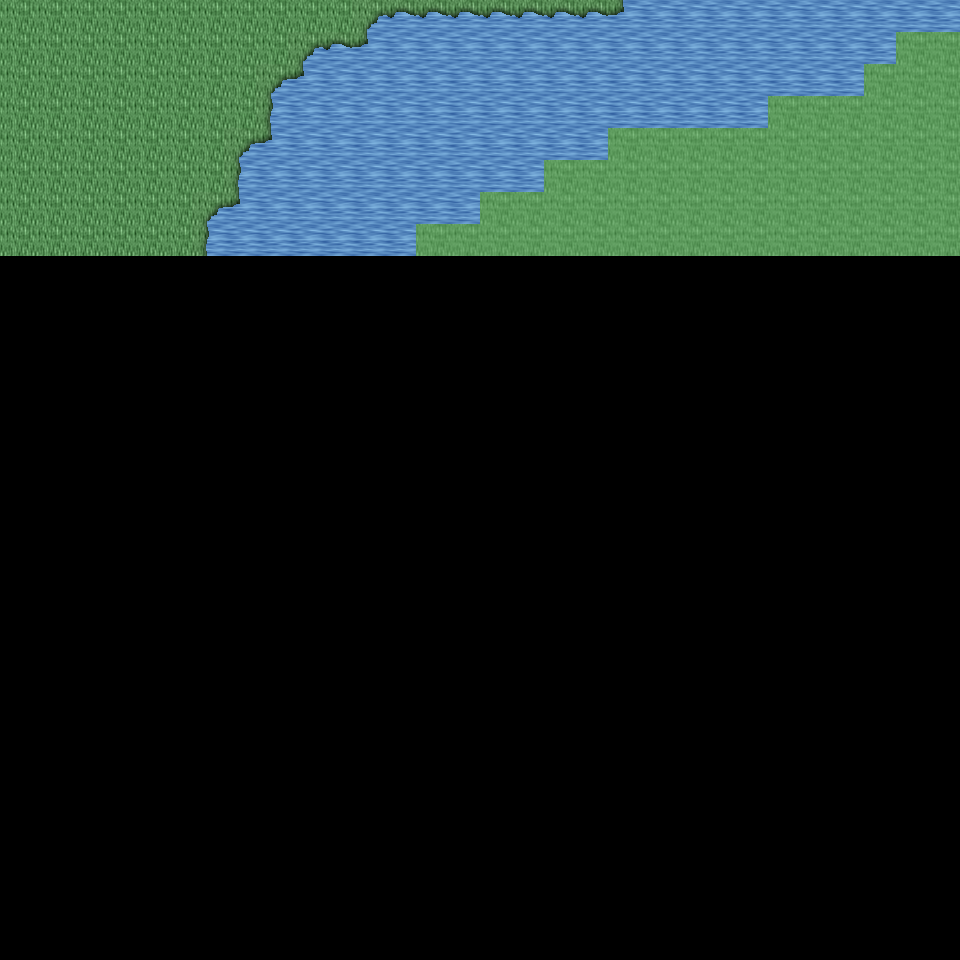

The image is a tile-based game level rendered from a .tmx file. Its description and source (layers, tilesets, objects; grid data summarised) follow:
An orthogonal 30x30 tile map with 32x32 px tiles, 6 tile layers (Ground, Object, Object2, Above, ...), 28 tilesets and 4 objects (4x mapExit).

<map version="1.0" orientation="orthogonal" renderorder="right-down" width="30" height="30" tilewidth="32" tileheight="32" nextobjectid="5">
  <tileset firstgid="1" name="tileset_ground_ground" tilewidth="32" tileheight="32" tilecount="33" columns="3">
    <image source="../drawable/tileset_ground_ground.png" width="96" height="352" />
  </tileset>
  <tileset firstgid="34" name="tileset_ground_water_pool" tilewidth="32" tileheight="32" tilecount="72" columns="3">
    <image source="../drawable/tileset_ground_water_pool.png" width="96" height="768" />
  </tileset>
  <tileset firstgid="106" name="tileset_plant_flower_daisy_red" tilewidth="32" tileheight="32" tilecount="8" columns="2">
    <image source="../drawable/tileset_plant_flower_daisy_red.png" width="64" height="128" />
  </tileset>
  <tileset firstgid="114" name="tileset_plant_flower_daisy_white" tilewidth="32" tileheight="32" tilecount="8" columns="2">
    <image source="../drawable/tileset_plant_flower_daisy_white.png" width="64" height="128" />
  </tileset>
  <tileset firstgid="122" name="tileset_plant_flower_daisy_yellow" tilewidth="32" tileheight="32" tilecount="8" columns="2">
    <image source="../drawable/tileset_plant_flower_daisy_yellow.png" width="64" height="128" />
  </tileset>
  <tileset firstgid="130" name="tileset_plant_flower_daisy_blue" tilewidth="32" tileheight="32" tilecount="8" columns="2">
    <image source="../drawable/tileset_plant_flower_daisy_blue.png" width="64" height="128" />
  </tileset>
  <tileset firstgid="138" name="tileset_plant_grasses" tilewidth="32" tileheight="32" tilecount="6" columns="3">
    <image source="../drawable/tileset_plant_grasses.png" width="96" height="64" />
  </tileset>
  <tileset firstgid="144" name="tileset_plant_tree_tree_darkgreen" tilewidth="32" tileheight="32" tilecount="88" columns="8">
    <image source="../drawable/tileset_plant_tree_tree_darkgreen.png" width="256" height="352" />
  </tileset>
  <tileset firstgid="232" name="tileset_ground_grass_edges" tilewidth="32" tileheight="32" tilecount="36" columns="12">
    <image source="../drawable/tileset_ground_grass_edges.png" width="384" height="96" />
  </tileset>
  <tileset firstgid="268" name="tileset_ground_grass_corners" tilewidth="32" tileheight="32" tilecount="24" columns="6">
    <image source="../drawable/tileset_ground_grass_corners.png" width="192" height="128" />
  </tileset>
  <tileset firstgid="292" name="tileset_furniture_table_long_side_on_pale" tilewidth="32" tileheight="32" tilecount="3" columns="3">
    <image source="../drawable/tileset_furniture_table_long_side_on_pale.png" width="96" height="32" />
  </tileset>
  <tileset firstgid="295" name="tileset_plant_stump_stump_brown" tilewidth="32" tileheight="32" tilecount="4" columns="2">
    <image source="../drawable/tileset_plant_stump_stump_brown.png" width="64" height="64" />
  </tileset>
  <tileset firstgid="299" name="tileset_item_sign_large" tilewidth="32" tileheight="32" tilecount="15" columns="5">
    <image source="../drawable/tileset_item_sign_large.png" width="160" height="96" />
  </tileset>
  <tileset firstgid="314" name="tileset_plant_stump_small_stump" tilewidth="32" tileheight="32" tilecount="4" columns="2">
    <image source="../drawable/tileset_plant_stump_small_stump.png" width="64" height="64" />
  </tileset>
  <tileset firstgid="318" name="tileset_building_wall_bricked_edges" tilewidth="32" tileheight="32" tilecount="25" columns="5">
    <image source="../drawable/tileset_building_wall_bricked_edges.png" width="160" height="160" />
  </tileset>
  <tileset firstgid="343" name="tileset_logic_creature_orc" tilewidth="32" tileheight="32" tilecount="6" columns="6">
    <image source="../drawable/tileset_logic_creature_orc.png" width="192" height="32" />
  </tileset>
  <tileset firstgid="349" name="tileset_logic_creature_animal" tilewidth="32" tileheight="32" tilecount="32" columns="8">
    <image source="../drawable/tileset_logic_creature_animal.png" width="256" height="128" />
  </tileset>
  <tileset firstgid="381" name="tileset_logic_item_resources" tilewidth="32" tileheight="32" tilecount="6" columns="6">
    <image source="../drawable/tileset_logic_item_resources.png" width="192" height="32" />
  </tileset>
  <tileset firstgid="387" name="tileset_logic_creature_golem" tilewidth="32" tileheight="32" tilecount="4" columns="4">
    <image source="../drawable/tileset_logic_creature_golem.png" width="128" height="32" />
  </tileset>
  <tileset firstgid="391" name="tileset_logic_collision" tilewidth="32" tileheight="32" tilecount="1" columns="1">
    <image source="../drawable/tileset_logic_collision.png" width="32" height="32" />
  </tileset>
  <tileset firstgid="392" name="tileset_object_boat" tilewidth="32" tileheight="32" tilecount="42" columns="6">
    <image source="../drawable/tileset_object_boat.png" width="192" height="224" />
  </tileset>
  <tileset firstgid="434" name="tileset_furniture_table_long_front_on_pale" tilewidth="32" tileheight="32" tilecount="3" columns="1">
    <image source="../drawable/tileset_furniture_table_long_front_on_pale.png" width="32" height="96" />
  </tileset>
  <tileset firstgid="437" name="tileset_ground_green_paving" tilewidth="32" tileheight="32" tilecount="18" columns="3">
    <image source="../drawable/tileset_ground_green_paving.png" width="96" height="192" />
  </tileset>
  <tileset firstgid="455" name="tileset_logic_protection" tilewidth="32" tileheight="32" tilecount="2" columns="2">
    <image source="../drawable/tileset_logic_protection.png" width="64" height="32" />
  </tileset>
  <tileset firstgid="457" name="tileset_furniture_bed_double_peach" tilewidth="32" tileheight="32" tilecount="8" columns="2">
    <image source="../drawable/tileset_furniture_bed_double_peach.png" width="64" height="128" />
  </tileset>
  <tileset firstgid="465" name="tileset_furniture_bed_double_red" tilewidth="32" tileheight="32" tilecount="8" columns="2">
    <image source="../drawable/tileset_furniture_bed_double_red.png" width="64" height="128" />
  </tileset>
  <tileset firstgid="473" name="tileset_logic_creature_undead_skeleton" tilewidth="32" tileheight="32" tilecount="6" columns="6">
    <image source="../drawable/tileset_logic_creature_undead_skeleton.png" width="192" height="32" />
  </tileset>
  <tileset firstgid="479" name="tileset_logic_creature_undead_specter" tilewidth="32" tileheight="32" tilecount="6" columns="6">
    <image source="../drawable/tileset_logic_creature_undead_specter.png" width="192" height="32" />
  </tileset>
  <layer name="Ground" width="30" height="30">
    <data>[900 cells, 240 non-empty, 5 distinct tile ids]</data>
  </layer>
  <layer name="Object" width="30" height="30">
    <data>[900 cells, 21 non-empty, 4 distinct tile ids]</data>
  </layer>
  <layer name="Object2" width="30" height="30">
    <data>[900 cells, 0 non-empty, 0 distinct tile ids]</data>
  </layer>
  <layer name="Above" width="30" height="30">
    <data>[900 cells, 0 non-empty, 0 distinct tile ids]</data>
  </layer>
  <layer name="Above2" width="30" height="30">
    <data>[900 cells, 0 non-empty, 0 distinct tile ids]</data>
  </layer>
  <layer name="Walkable" width="30" height="30">
    <data>[900 cells, 67 non-empty, 1 distinct tile ids]</data>
  </layer>
  <objectgroup name="MapEvents">
    <object id="1" name="north" type="mapExit" x="0" y="0" width="960" height="32">
      <properties>
        <property name="map" value="level_0_x205_y79" />
        <property name="x" value="0" />
        <property name="y" value="28" />
      </properties>
    </object>
    <object id="2" name="west" type="mapExit" x="0" y="0" width="32" height="960">
      <properties>
        <property name="map" value="level_0_x204_y80" />
        <property name="x" value="28" />
        <property name="y" value="0" />
      </properties>
    </object>
    </objectgroup>
</map>
<!-- 2 of 4 objects omitted -->
